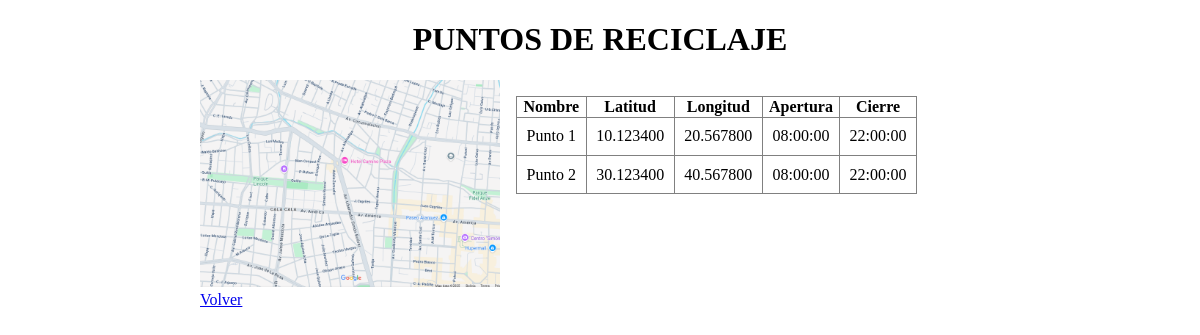
The page /todosPuntosReciclaje.php on the database its author committed.
### tables this page shows
CREATE TABLE IF NOT EXISTS `Punto_Reciclaje` (
  `idPunto` INT NOT NULL AUTO_INCREMENT,
  `nombre` VARCHAR(45) NOT NULL,
  `latitud` DECIMAL(9,6) NOT NULL,
  `longitud` DECIMAL(9,6) NOT NULL,
  `apertura` TIME NOT NULL,
  `cierre` TIME NOT NULL,
  `activo` TINYINT NOT NULL DEFAULT 1,
  PRIMARY KEY (`idPunto`));

### web/todosPuntosReciclaje.php (the view, shortened to what this page needs)
<?php
    require_once("conexion.php");
?>
<!DOCTYPE html>
<html lang="en">
<head>
</head>
<body>
    <div class="container">
        <div class="header">
            <h1>PUNTOS DE RECICLAJE</h1>
        </div>
        <div class="cuerpo">
            <div class="mapa-contenedor">
                <img width="300px" src="images/mapa.png">
            </div>
            <div class="tabla-contenedor">
                <table border>
                    <thead>
                        <tr>
                            <th>Nombre</th>
                            <th>Latitud</th>
                            <th>Longitud</th>
                            <th>Apertura</th>
                            <th>Cierre</th>
                        </tr>
                    </thead>
                    <tbody>
                        <?php
                            $stmt = $conn->prepare("CALL sp_getPuntosReciclaje();");
                            $stmt->execute();
                            $resultado = $stmt->get_result();
                            while ($fila = $resultado->fetch_assoc()) {
                                echo "<tr>";
                                echo "<td>" . $fila['nombre'] . "</td>";
                                echo "<td>" . $fila['latitud'] . "</td>";
                                echo "<td>" . $fila['longitud'] . "</td>";
                                echo "<td>" . $fila['apertura'] . "</td>";
                                echo "<td>" . $fila['cierre'] . "</td>";
                                echo "</tr>";
                            }
                        ?>
                    </tbody>
                </table>
            </div>
        </div>
        <a href="index.php">Volver</a>
    </div>
</body>
</html>

### web/todosPuntosReciclaje.php (style rules this page uses)
.container { max-width: 800px; margin: auto; }
.container .header { text-align: center; }
.container .cuerpo { display: flex; flex-direction: row; }
table { margin: 1em; border-collapse: collapse; }
table td { padding: 0.6em; }

### rows shown on the page
punto_reciclaje: nombre "Punto 1", latitud "10.123400", longitud "20.567800", apertura "08:00:00", cierre "22:00:00"
punto_reciclaje: nombre "Punto 2", latitud "30.123400", longitud "40.567800", apertura "08:00:00", cierre "22:00:00"
